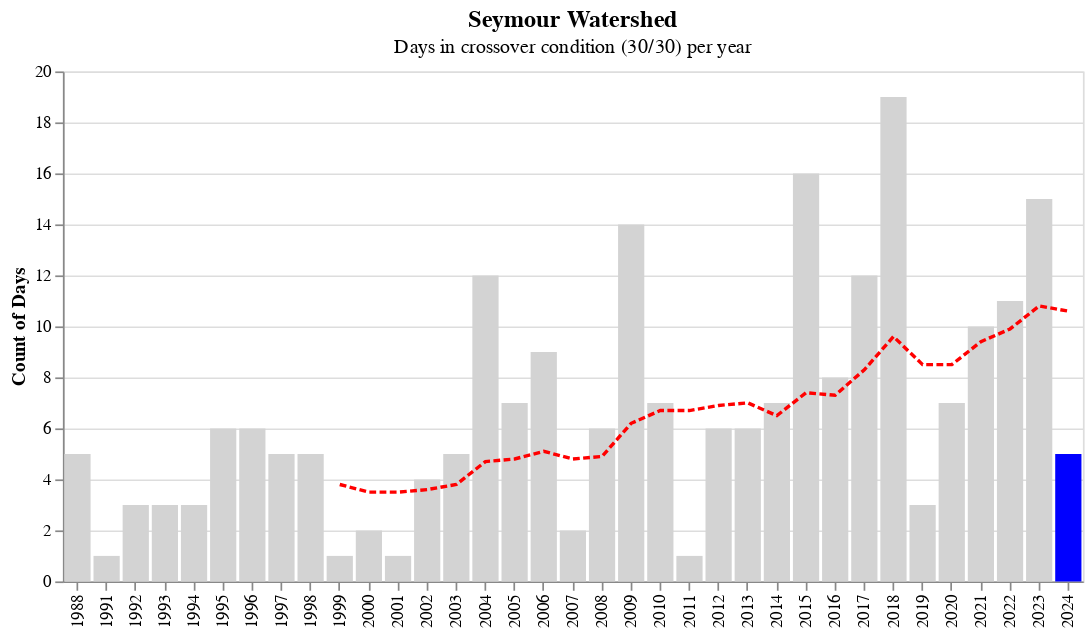

The notebook cell this image was saved under:
### Markdown cell above
The plot below shows the number of days where 30/30 crossover conditions were experienced each year. 30/30 crossover refers to days where temperatures exceed 30 degrees Celsius and relative humidity is lower than 30%. These are very hot and dry days! During these conditions, if there is a fire, it's likely to see explosive fire behaviour. The red dashed line shows the 10-year moving average. In the past twenty years the number of days with crossover conditions has increase from around 4 to 10; however, there were fewer crossover days this past year.

### Code cell
title = alt.TitleParams(
   text='Seymour Watershed',
   subtitle="Days in crossover condition (30/30) per year",
   anchor='middle',
   fontSize=14,
   fontWeight='bold')

bar = alt.Chart(df_co, title=title).mark_bar().encode(
    alt.X('year:O', title=None),
    alt.Y('crossover_count:Q', title = 'Count of Days'),
    color=alt.condition(
        alt.datum.year == 2024,  # If the country is "US" this test returns True,
        alt.value('blue'),     # highlight a bar with red.
        alt.value('lightgrey')   # And grey for the rest of the bars
     ),
    tooltip=[alt.Tooltip('year', title="Year"), alt.Tooltip('crossover_count', title="Number of Days")]
)

rule = alt.Chart(df_co).mark_line(color='red', strokeDash=[4, 2]).encode(
    alt.X('year:O', title=None),
    alt.Y('moving_avg:Q', title= 'Count of Days')
)

(bar + rule).properties(width=600)

### Figure 1 — Vega-Lite specification as saved in the notebook (floating-point values rounded to 4 significant figures)
{"config": {"view": {"continuousWidth": 300, "continuousHeight": 300}}, "layer": [{"mark": {"type": "bar"}, "encoding": {"color": {"condition": {"test": "(datum.year === 2024)", "value": "blue"}, "value": "lightgrey"}, "tooltip": [{"field": "year", "title": "Year", "type": "quantitative"}, {"field": "crossover_count", "title": "Number of Days", "type": "quantitative"}], "x": {"field": "year", "title": null, "type": "ordinal"}, "y": {"field": "crossover_count", "title": "Count of Days", "type": "quantitative"}}, "title": {"text": "Seymour Watershed", "anchor": "middle", "fontSize": 14, "fontWeight": "bold", "subtitle": "Days in crossover condition (30/30) per year"}}, {"mark": {"type": "line", "color": "red", "strokeDash": [4, 2]}, "encoding": {"x": {"field": "year", "title": null, "type": "ordinal"}, "y": {"field": "moving_avg", "title": "Count of Days", "type": "quantitative"}}}], "data": {"name": "data-978ec1fe220ab984b1cff428846345d8"}, "width": 600, "$schema": "https://vega.github.io/schema/vega-lite/v5.8.0.json", "datasets": {"data-978ec1fe220ab984b1cff428846345d8": [{"year": 1988, "crossover_count": 5, "moving_avg": null}, {"year": 1991, "crossover_count": 1, "moving_avg": null}, {"year": 1992, "crossover_count": 3, "moving_avg": null}, {"year": 1993, "crossover_count": 3, "moving_avg": null}, {"year": 1994, "crossover_count": 3, "moving_avg": null}, {"year": 1995, "crossover_count": 6, "moving_avg": null}, {"year": 1996, "crossover_count": 6, "moving_avg": null}, {"year": 1997, "crossover_count": 5, "moving_avg": null}, {"year": 1998, "crossover_count": 5, "moving_avg": null}, {"year": 1999, "crossover_count": 1, "moving_avg": 3.8}, {"year": 2000, "crossover_count": 2, "moving_avg": 3.5}, {"year": 2001, "crossover_count": 1, "moving_avg": 3.5}, {"year": 2002, "crossover_count": 4, "moving_avg": 3.6}, {"year": 2003, "crossover_count": 5, "moving_avg": 3.8}, {"year": 2004, "crossover_count": 12, "moving_avg": 4.7}, {"year": 2005, "crossover_count": 7, "moving_avg": 4.8}, {"year": 2006, "crossover_count": 9, "moving_avg": 5.1}, {"year": 2007, "crossover_count": 2, "moving_avg": 4.8}, {"year": 2008, "crossover_count": 6, "moving_avg": 4.9}, {"year": 2009, "crossover_count": 14, "moving_avg": 6.2}, {"year": 2010, "crossover_count": 7, "moving_avg": 6.7}, {"year": 2011, "crossover_count": 1, "moving_avg": 6.7}, {"year": 2012, "crossover_count": 6, "moving_avg": 6.9}, {"year": 2013, "crossover_count": 6, "moving_avg": 7.0}, {"year": 2014, "crossover_count": 7, "moving_avg": 6.5}, {"year": 2015, "crossover_count": 16, "moving_avg": 7.4}, {"year": 2016, "crossover_count": 8, "moving_avg": 7.3}, {"year": 2017, "crossover_count": 12, "moving_avg": 8.3}, {"year": 2018, "crossover_count": 19, "moving_avg": 9.6}, {"year": 2019, "crossover_count": 3, "moving_avg": 8.5}, {"year": 2020, "crossover_count": 7, "moving_avg": 8.5}, {"year": 2021, "crossover_count": 10, "moving_avg": 9.4}, {"year": 2022, "crossover_count": 11, "moving_avg": 9.9}, {"year": 2023, "crossover_count": 15, "moving_avg": 10.8}, {"year": 2024, "crossover_count": 5, "moving_avg": 10.6}]}}
